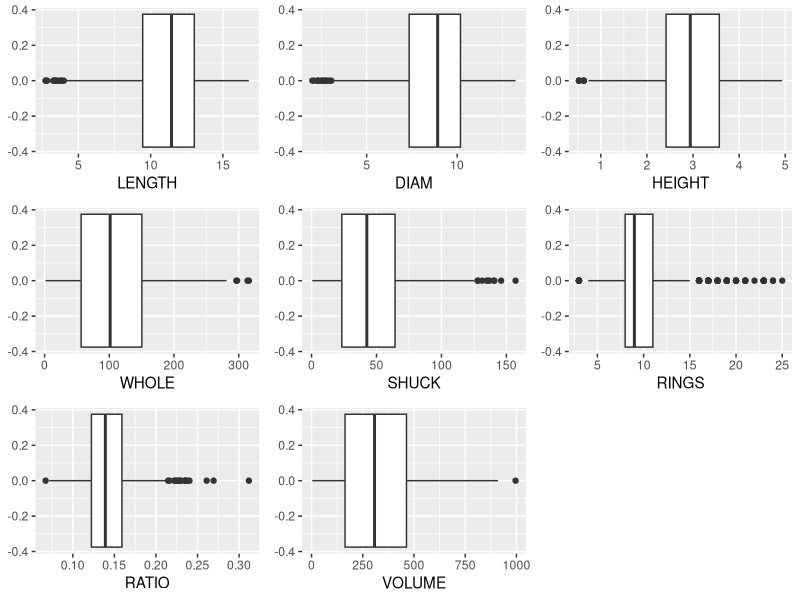
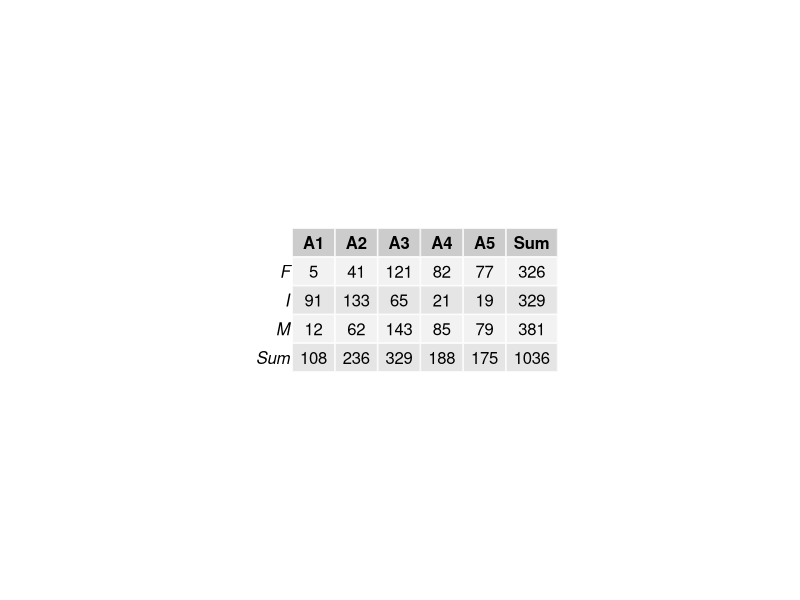
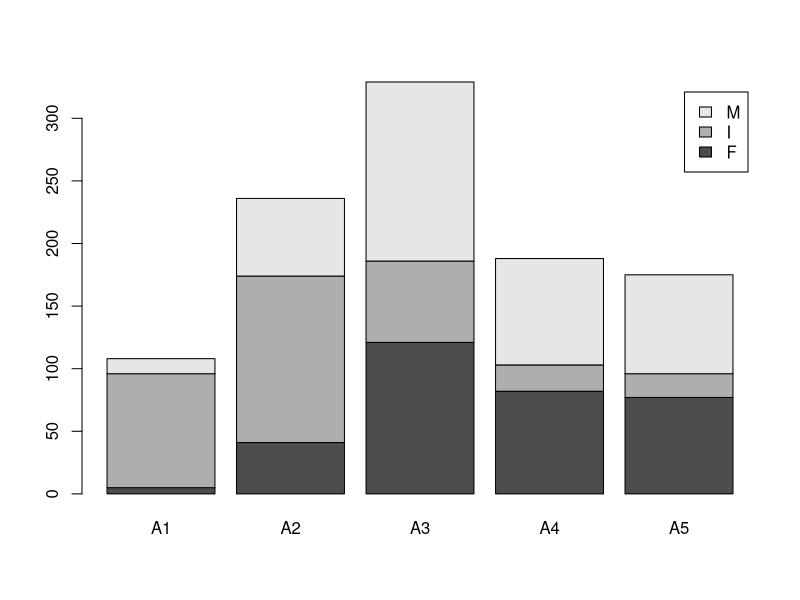
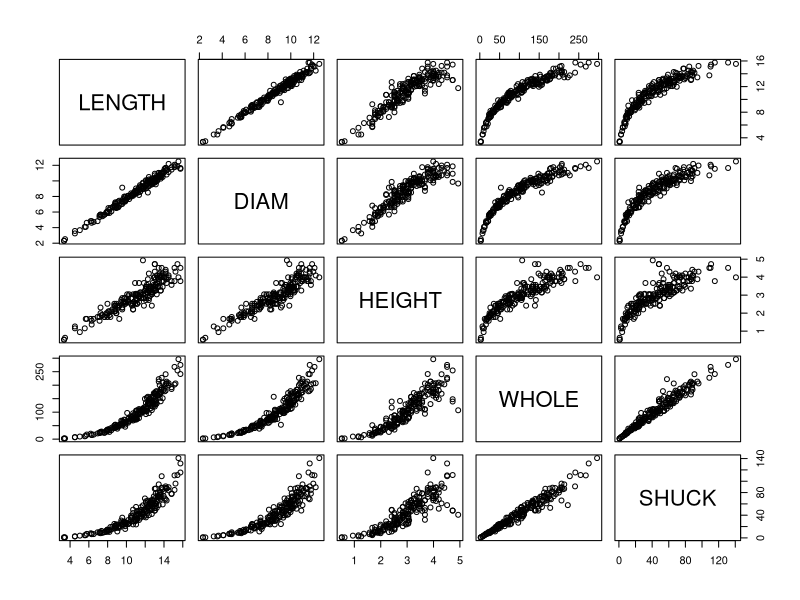
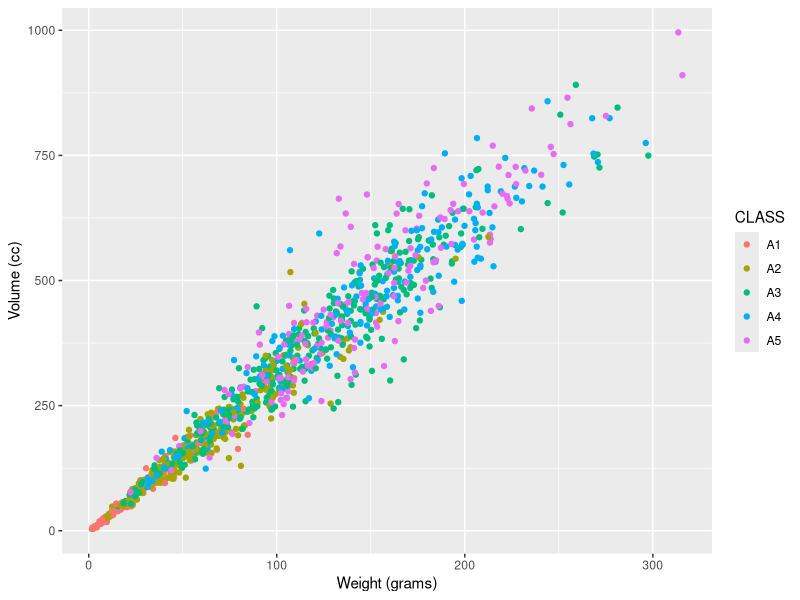
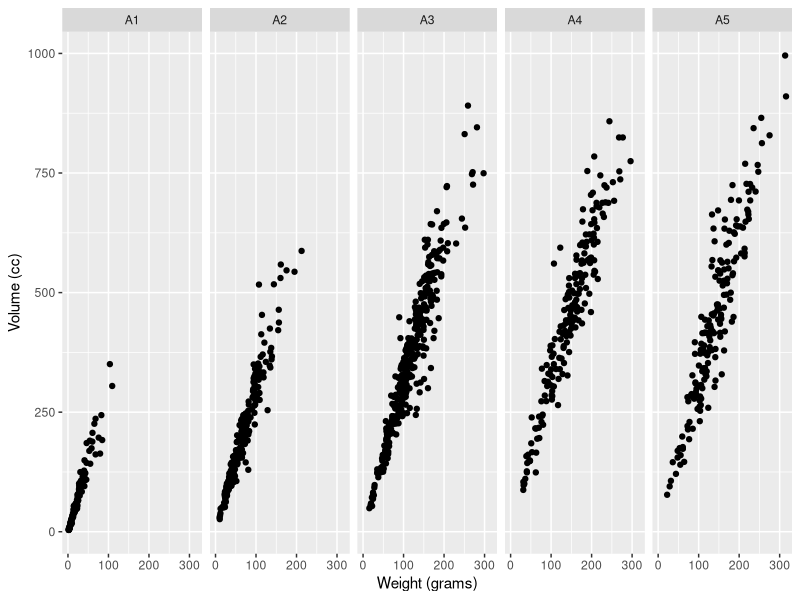
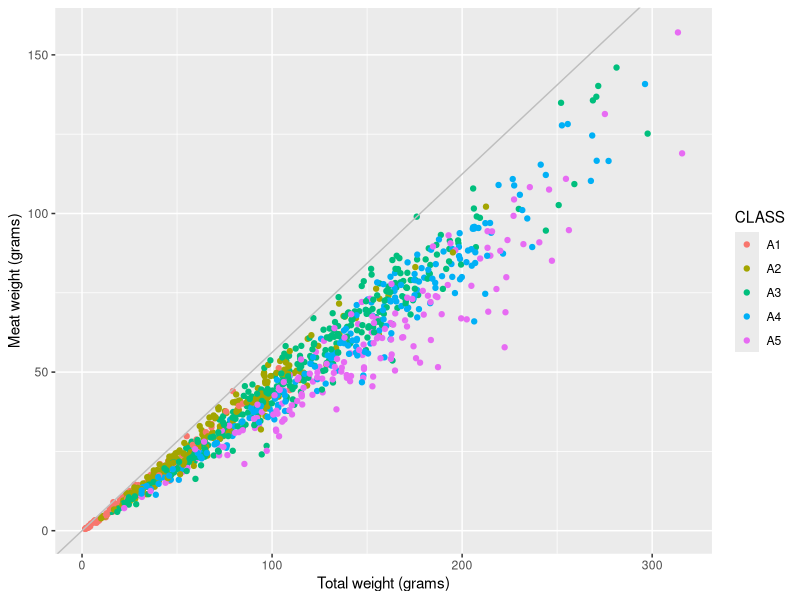
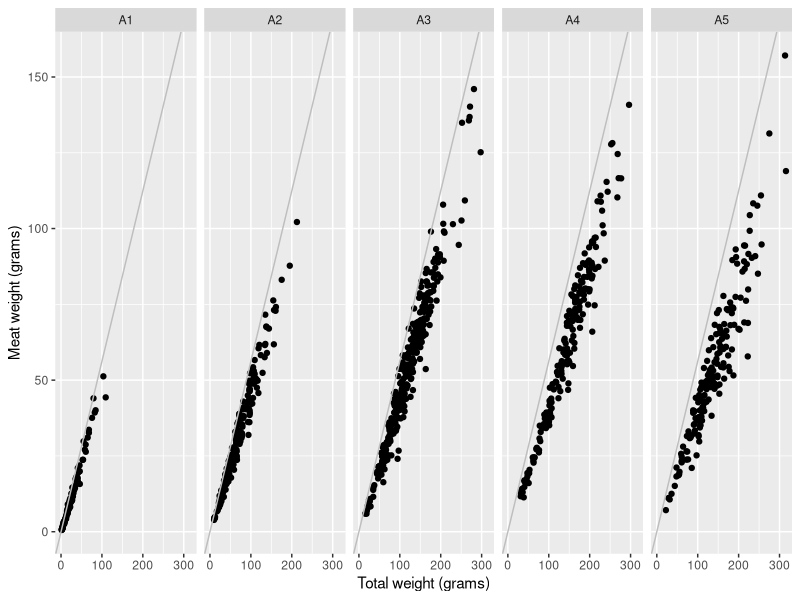

The R source for these figures, in order:
## ---- chunk 1
# DO NOT ADD OR REVISE CODE HERE
knitr::opts_chunk$set(echo = FALSE, eval = TRUE)

## ---- chunk 2

# a) Load the ggplot2 and gridExtra packages.

library(ggplot2)
library(gridExtra)
library(knitr)

# b) Use read.csv() to read the abalones.csv into R, assigning the data frame to "mydata."

mydata <- read.csv("data/abalones.csv", sep = ",", stringsAsFactors = TRUE)


# c) Use the str() function to verify the structure of "mydata." You should have 1036 observations
# of eight variables.

str(mydata)

# d) Define two new variables, VOLUME and RATIO. Use the following statements to define VOLUME and
# RATIO as variables appended to the data frame "mydata."

mydata$VOLUME <- mydata$LENGTH * mydata$DIAM * mydata$HEIGHT
mydata$RATIO <- mydata$SHUCK / mydata$VOLUME

## ---- chunk 3
summary(mydata)
table(mydata$CLASS, mydata$RINGS)
## ---- chunk 4
#1. SEX=M(male), F (female), I (infant)
#2. LENGTH= Longest shell length in cm
#3. DIAM = Diameter perpendicular to length in cm
#4. HEIGHT = Height perpendicular to length and diameter in cm
#5. WHOLE = Whole weight of abalone in grams
#6. SHUCK = Shucked weight of meat in grams
#7. RINGS = Age (+1.5 gives the age in years)
#8. CLASS = Age classification based on RINGS (A1= youngest,., A6=oldest) 
BASE_COLUMNS = c("SEX", "LENGTH", "DIAM", "HEIGHT", "WHOLE", "SHUCK", "RINGS", "CLASS", "RATIO", "VOLUME")

grid.arrange(
  ggplot(mydata, aes(x=LENGTH)) + geom_boxplot(),
  ggplot(mydata, aes(x=DIAM)) + geom_boxplot(),
  ggplot(mydata, aes(x=HEIGHT)) + geom_boxplot(),
  ggplot(mydata, aes(x=WHOLE)) + geom_boxplot(),
  ggplot(mydata, aes(x=SHUCK)) + geom_boxplot(),
  ggplot(mydata, aes(x=RINGS)) + geom_boxplot(),
  ggplot(mydata, aes(x=RATIO)) + geom_boxplot(),
  ggplot(mydata, aes(x=VOLUME)) + geom_boxplot()
)
## ---- chunk 5
tbl = table(mydata$SEX, mydata$CLASS)
tbl_margins = tableGrob(addmargins(tbl))
plot(tbl_margins, type='h')
## ---- chunk 6
barplot(tbl, legend=TRUE)
## ---- chunk 7
set.seed(123)
idxs = sample(seq(1:nrow(mydata)), 200)
work = mydata[idxs,]

plot(work[, 2:6])
## ---- chunk 8
mydata$WHOLE_DENSITY = mydata$WHOLE/mydata$VOLUME
ggplot(mydata, aes(x=WHOLE, y=VOLUME, color=CLASS)) + ylab("Volume (cc)") + xlab("Weight (grams)") + geom_point()
ggplot(mydata, aes(x=WHOLE, y=VOLUME)) + geom_point() + ylab("Volume (cc)") + xlab("Weight (grams)") + facet_grid(~CLASS)
## ---- chunk 9
mydata$SHUCK_WHOLE_RATIO = mydata$SHUCK/mydata$WHOLE
max_shuck_whole_ratio = max(mydata$SHUCK_WHOLE_RATIO)
ggplot(mydata, aes(x=WHOLE, y=SHUCK, color=CLASS)) +
  ylab("Meat weight (grams)") + xlab("Total weight (grams)") +
  geom_point() +
  geom_abline(slope=max_shuck_whole_ratio, yintercept=0, color="grey")

ggplot(mydata, aes(x=WHOLE, y=SHUCK)) +
  geom_point() +
  ylab("Meat weight (grams)") + xlab("Total weight (grams)") +
  geom_abline(slope=max_shuck_whole_ratio, yintercept=0, color="grey") +
  facet_grid(~CLASS)

## ---- chunk 10
mydata$OTHER = mydata$WHOLE - mydata$SHUCK
other <- rgb(173,216,230,max = 255, alpha = 80, names = "lt.blue")
shuck <- rgb(255,192,203, max = 255, alpha = 80, names = "lt.pink")
hist(mydata$OTHER, col = other, xlab="Weight (grams)", ylab="Count", ylim=c(0, 150), main="Weight distribution", breaks=15)
hist(mydata$SHUCK, col = shuck, add = TRUE, alpha=0.2, breaks=15)
legend("topright", c("Non-meat weight", "Meat weight"), col=c(other, shuck), lwd=10)
## ---- chunk 11
par(mfrow = c(3,2));

vs = c("A1", 30, "A2", 40, "A3", 50,"A4", 30,"A5", 40)
for (x in seq(1,length(vs),2)) {
  hist(mydata[mydata$CLASS == vs[x],]$OTHER, col = other, xlab="Weight (grams)", ylab="Count", ylim=c(0, strtoi(vs[x+1])), main=sprintf("Class %s",  vs[x]), breaks=15)
  hist(mydata[mydata$CLASS == vs[x], ]$SHUCK, col = shuck, add = TRUE, alpha=0.2, breaks=15)

}
plot.new()
legend("bottomright", c("Non-meat weight", "Meat weight"), col=c(other, shuck), lwd=10)

## ---- chunk 12
library(cowplot)
p1 = ggplot(mydata, aes(x=RATIO)) + geom_histogram(bins = 30) + facet_grid(~SEX)
p2 = ggplot(mydata, aes(x=RATIO)) + geom_boxplot() + facet_grid(~SEX)
p3 = ggplot(mydata, aes(sample=RATIO)) + stat_qq() + stat_qq_line() + facet_grid(~SEX)

#grid.arrange(p1, p2, p3)
plot_grid(p1, p2, p3, align="v", nrow = 3, rel_heights = c(1/3, 1/3, 1/3))
#ggplot(mydata, aes(sample=RATIO)) + stat_qq() + stat_qq_line() + facet_grid(~SEX)

## ---- chunk 13
outlier_ratios = c(
  boxplot.stats(mydata[mydata$SEX == "M",]$RATIO)$out,
  boxplot.stats(mydata[mydata$SEX == "F",]$RATIO)$out,
  boxplot.stats(mydata[mydata$SEX == "I",]$RATIO)$out
)
outliers = mydata[mydata$RATIO %in% outlier_ratios,]
kable(outliers[BASE_COLUMNS])
## ---- chunk 14
summary(outliers$CLASS)
## ---- chunk 15
p1 = ggplot(mydata, aes(VOLUME, CLASS)) + geom_boxplot() + geom_vline(xintercept=400, color="red")
p2 = ggplot(mydata, aes(WHOLE, CLASS)) + geom_boxplot() + geom_vline(xintercept=70, color="blue")

p3 = ggplot(mydata, aes(VOLUME, RINGS)) + geom_point() + geom_vline(xintercept=400, color="red")
p4 = ggplot(mydata, aes(WHOLE, RINGS)) + geom_point() + geom_vline(xintercept=70, color="blue")
grid.arrange(p1, p2, p3, p4)

## ---- chunk 16
fiveadf = mydata[, c("VOLUME", "SHUCK", "RATIO", "SEX", "CLASS")]
aggdf = aggregate(x=fiveadf[, !(names(fiveadf) %in% c('SEX', 'CLASS'))], by=list(fiveadf$SEX, fiveadf$CLASS), FUN=mean)
mdata = c(aggdf[, 3:length(aggdf)])

volume_mat = matrix(mdata$VOLUME, nrow=3, ncol=5, dimnames = list(c("F", "I", "M"), c("A1", "A2", "A3", "A4", "A5")))
shuck_mat = matrix(mdata$SHUCK, nrow=3, ncol=5, dimnames = list(c("F", "I", "M"), c("A1", "A2", "A3", "A4", "A5")))
ratio_mat = matrix(mdata$RATIO, nrow=3, ncol=5, dimnames = list(c("F", "I", "M"), c("A1", "A2", "A3", "A4", "A5")))

kable(volume_mat, caption="Volume means by class and sex")
kable(shuck_mat, caption="Shuck means by class and sex")
kable(ratio_mat, caption="Ratio means by class and sex")
## ---- chunk 17
p1 = ggplot(mydata, aes(x=RATIO, y=))

## ---- chunk 18


